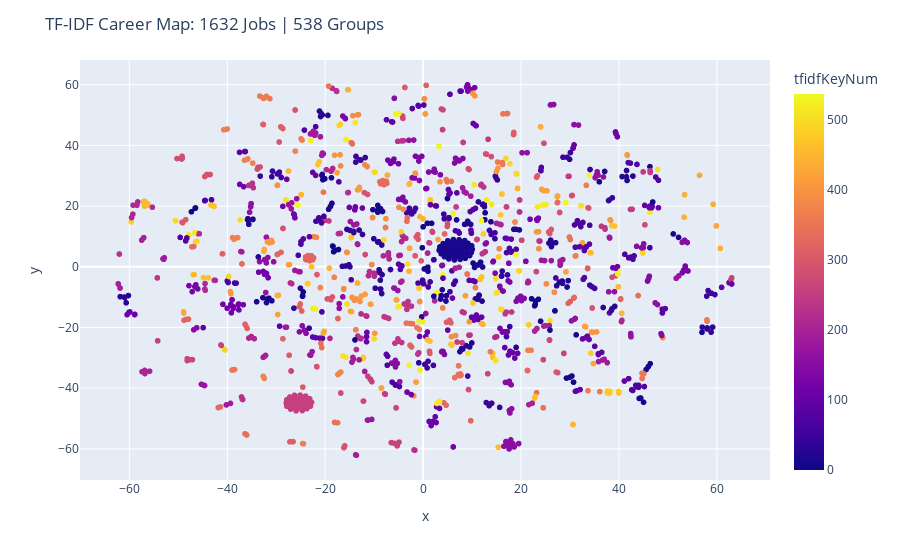

The notebook cell this image was saved under:
### Code cell
import plotly.express as px

d1 = df['posTitle'].nunique()
d2 = df['tfidfKey'].nunique()

# Display data
fig = px.scatter(df,
    x='x', y='y',
    hover_name='posTitle',
    color='tfidfKeyNum',
    hover_data=['tfidfKey']
)
fig.update_layout(title=f'TF-IDF Career Map: {d1} Jobs | {d2} Groups')

fig.show()

### Figure 1 — Plotly figure (JSON) as saved in the notebook; plotly's stock layout.template omitted (floating-point values rounded to 4 significant figures; data arrays with more than 128 entries replaced by an {"elided": "..."} marker saying what was removed)
{"data": [{"customdata": {"elided": "1632x1 str values"}, "hovertemplate": "<b>%{hovertext}</b><br><br>x=%{x}<br>y=%{y}<br>tfidfKey=%{customdata[0]}<br>tfidfKeyNum=%{marker.color}<extra></extra>", "hovertext": {"elided": "1632 str values"}, "legendgroup": "", "marker": {"color": {"elided": "1632 int values"}, "coloraxis": "coloraxis", "symbol": "circle"}, "mode": "markers", "name": "", "showlegend": false, "type": "scattergl", "x": {"elided": "1632 float values"}, "xaxis": "x", "y": {"elided": "1632 float values"}, "yaxis": "y"}], "layout": {"coloraxis": {"colorbar": {"title": {"text": "tfidfKeyNum"}}, "colorscale": [[0, "#0d0887"], [0.1111, "#46039f"], [0.2222, "#7201a8"], [0.3333, "#9c179e"], [0.4444, "#bd3786"], [0.5556, "#d8576b"], [0.6667, "#ed7953"], [0.7778, "#fb9f3a"], [0.8889, "#fdca26"], [1, "#f0f921"]]}, "legend": {"tracegroupgap": 0}, "margin": {"t": 60}, "title": {"text": "TF-IDF Career Map: 1632 Jobs | 538 Groups"}, "xaxis": {"anchor": "y", "domain": [0, 1], "title": {"text": "x"}}, "yaxis": {"anchor": "x", "domain": [0, 1], "title": {"text": "y"}}}}
